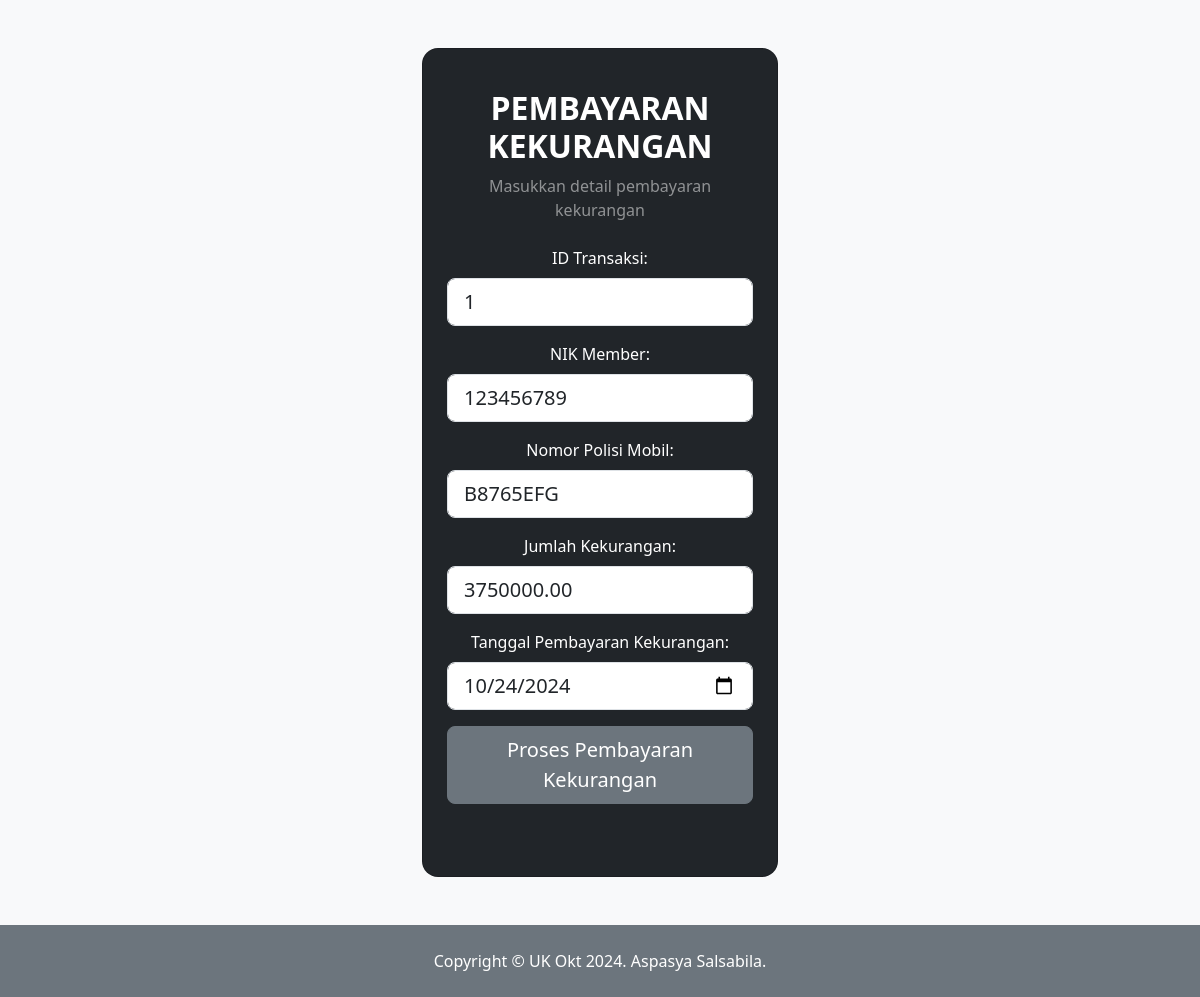
Screenshot of /kekurangan.php?id_transaksi=1 with the database file from the repository.
### tables this page shows
CREATE TABLE IF NOT EXISTS `tbl_transaksi` (
  `id_transaksi` int NOT NULL AUTO_INCREMENT,
  `nik` int NOT NULL,
  `nopol` varchar(10) NOT NULL,
  `tgl_booking` date NOT NULL,
  `tgl_ambil` date NOT NULL,
  `tgl_kembali` date NOT NULL,
  `supir` tinyint(1) NOT NULL DEFAULT '0',
  `total` decimal(10,2) NOT NULL,
  `downpayment` decimal(10,2) NOT NULL,
  `kekurangan` decimal(10,2) NOT NULL,
  `status` enum('booking','approved','ambil','kembali') NOT NULL,
  PRIMARY KEY (`id_transaksi`)
);

### kekurangan.php (the view, shortened to what this page needs)
<?php
include 'koneksi.php';
$id_transaksi = $_GET['id_transaksi'];
$sql_transaksi = "SELECT * FROM tbl_transaksi WHERE id_transaksi = '$id_transaksi'";
$result = $koneksi->query($sql_transaksi);
$transaksi = $result->fetch_assoc();
?>
<!DOCTYPE html>
<html lang="id">
<head>
    <link href="https://cdn.jsdelivr.net/npm/bootstrap@5.3.0/dist/css/bootstrap.min.css" rel="stylesheet">
</head>
<body class="bg-light">
<section class="vh-100">
    <div class="container py-5">
        <div class="row d-flex justify-content-center align-items-center">
            <div class="col-12 col-md-8 col-lg-5 col-xl-4">
                <div class="card bg-dark text-white" style="border-radius: 1rem;">
                    <div class="card-body p-4 text-center">
                        <div class="mb-md-4 mt-md-3 pb-4">
                            <h2 class="fw-bold mb-2 text-uppercase">Pembayaran Kekurangan</h2>
                            <p class="text-white-50 mb-4">Masukkan detail pembayaran kekurangan</p>
                            <form method="POST" action="">
                                <div class="form-outline form-white mb-3">
                                    <label for="id_transaksi" class="form-label">ID Transaksi:</label>
                                    <input type="text" id="id_transaksi" name="id_transaksi" class="form-control form-control-lg" value="<?php echo $transaksi['id_transaksi']; ?>" readonly>
                                </div>
                                <div class="form-outline form-white mb-3">
                                    <label for="nik" class="form-label">NIK Member:</label>
                                    <input type="text" id="nik" name="nik" class="form-control form-control-lg" value="<?php echo $transaksi['nik']; ?>" readonly>
                                </div>
                                <div class="form-outline form-white mb-3">
                                    <label for="nopol" class="form-label">Nomor Polisi Mobil:</label>
                                    <input type="text" id="nopol" name="nopol" class="form-control form-control-lg" value="<?php echo $transaksi['nopol']; ?>" readonly>
                                </div>
                                <div class="form-outline form-white mb-3">
                                    <label for="kekurangan" class="form-label">Jumlah Kekurangan:</label>
                                    <input type="number" id="kekurangan" name="kekurangan" class="form-control form-control-lg" value="<?php echo $transaksi['kekurangan']; ?>" required>
                                </div>
                                <div class="form-outline form-white mb-3">
                                    <label for="tgl_bayar_kekurangan" class="form-label">Tanggal Pembayaran Kekurangan:</label>
                                    <input type="date" id="tgl_bayar_kekurangan" name="tgl_bayar_kekurangan" class="form-control form-control-lg" required>
                                </div>
                                <div class="text-center">
                                    <button type="submit" name="submit_kekurangan" class="btn btn-secondary btn-lg w-100">Proses Pembayaran Kekurangan</button>
                                </div>
                            </form>
                        </div>
                    </div>
                </div>
            </div>
        </div>
    </div>
    <footer class="text-center py-4 bg-secondary text-white w-100 mt-auto">
        Copyright © UK Okt 2024. Aspasya Salsabila.
    </footer>
</section>
</body>
</html>

### kekurangan.php (style rules this page uses)
.card { border-radius: 15px; }
.vh-100 { min-height: 100vh; }
footer { width: 100%; position: relative; bottom: 0; }
body { display: flex; flex-direction: column; min-height: 100vh; }
section { flex-grow: 1; }

### rows the page displays
tbl_transaksi: id_transaksi "1", nik "123456789", nopol "B8765EFG", kekurangan "3750000.00"
